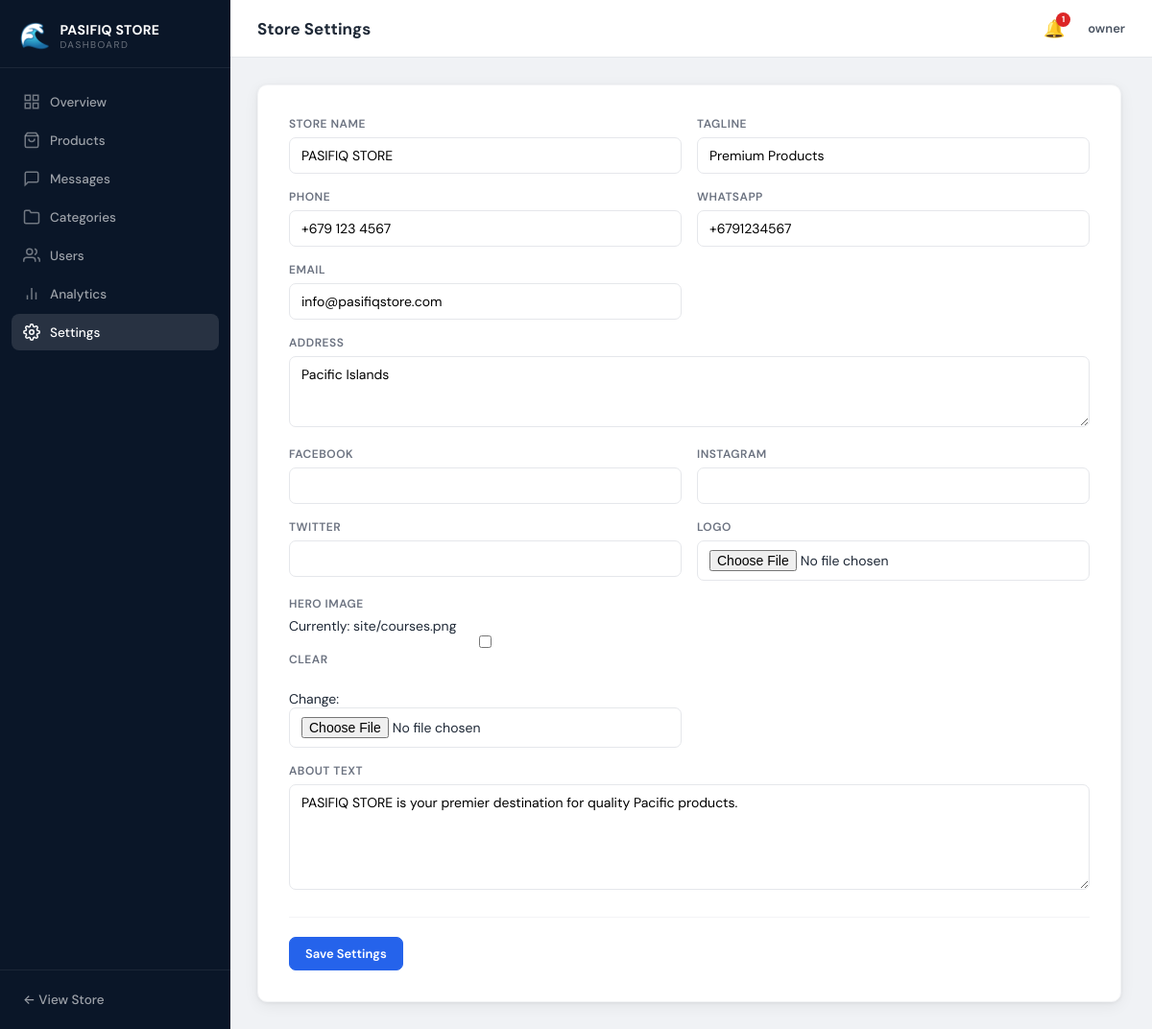
The app's page /dashboard/settings/ (signed in) with its own data.
### core/models.py (models this page shows, shortened)
class SiteSettings(models.Model):
    store_name = models.CharField(max_length=100, default='PASIFIQ STORE')
    tagline = models.CharField(max_length=200, blank=True)
    phone = models.CharField(max_length=20, blank=True)
    whatsapp = models.CharField(max_length=20, blank=True)
    email = models.EmailField(blank=True)
    address = models.TextField(blank=True)
    facebook = models.URLField(blank=True)
    instagram = models.URLField(blank=True)
    twitter = models.URLField(blank=True)
    logo = models.ImageField(upload_to='site/', blank=True, null=True)
    hero_image = models.ImageField(upload_to='site/', blank=True, null=True)
    about_text = models.TextField(blank=True)
    updated_at = models.DateTimeField(auto_now=True)
    class Meta:
        db_table = 'site_settings'
        verbose_name = 'Site Settings'
        verbose_name_plural = 'Site Settings'

### users/models.py (models this page shows, shortened)
class CustomUser(AbstractUser):
    bio = models.TextField(blank=True)
    avatar = models.ImageField(upload_to='avatars/', blank=True, null=True)
    phone = models.CharField(max_length=20, blank=True)
    location = models.CharField(max_length=100, blank=True)
    date_of_birth = models.DateField(null=True, blank=True)
    is_store_owner = models.BooleanField(default=False)
    email_notifications = models.BooleanField(default=True)
    created_at = models.DateTimeField(auto_now_add=True)
    updated_at = models.DateTimeField(auto_now=True)
    class Meta:
        db_table = 'users'
        indexes = [models.Index(fields=['username']), models.Index(fields=['email'])]

### dashboard/views.py (the view)
@owner_required
def store_settings(request):
    settings_obj = SiteSettings.objects.first()
    if request.method == 'POST':
        form = SiteSettingsForm(request.POST, request.FILES, instance=settings_obj)
        if form.is_valid():
            form.save()
            messages.success(request, 'Store settings updated.')
            return redirect('dashboard:settings')
    else:
        form = SiteSettingsForm(instance=settings_obj)
    return render(request, 'dashboard/settings.html', {'form': form})

### dashboard/forms.py
class SiteSettingsForm(forms.ModelForm):
    class Meta:
        model = SiteSettings
        fields = '__all__'
        widgets = {
            'about_text': forms.Textarea(attrs={'rows': 5}),
            'address': forms.Textarea(attrs={'rows': 3}),
        }

### comparison/context_processors.py (called while the page is built)
def comparison_context(request):
    if request.user.is_authenticated:
        items = ComparisonItem.objects.filter(user=request.user)
    else:
        session_key = request.session.session_key
        items = ComparisonItem.objects.filter(session_key=session_key) if session_key else ComparisonItem.objects.none()
    return {
        'comparison_count': items.count(),
        'comparison_product_ids': list(items.values_list('product_id', flat=True)),
    }

### core/context_processors.py (called while the page is built)
def global_context(request):
    try:
        site_settings = SiteSettings.objects.first()
    except:
        site_settings = None
    return {
        'store_name': getattr(site_settings, 'store_name', settings.STORE_NAME),
        'store_phone': getattr(site_settings, 'phone', settings.STORE_PHONE),
        'store_whatsapp': getattr(site_settings, 'whatsapp', settings.STORE_WHATSAPP),
        'store_email': getattr(site_settings, 'email', settings.STORE_EMAIL),
        'store_address': getattr(site_settings, 'address', settings.STORE_ADDRESS),
        'site_settings': site_settings,
    }

### notifications/context_processors.py (called while the page is built)
def notifications_context(request):
    if request.user.is_authenticated and (request.user.is_store_owner or request.user.is_superuser):
        unread = Notification.objects.filter(recipient=request.user, is_read=False).count()
        recent = Notification.objects.filter(recipient=request.user).order_by('-created_at')[:5]
    else:
        unread = 0
        recent = []
    return {'unread_notifications': unread, 'recent_notifications': recent}

### wishlist/context_processors.py (called while the page is built)
def wishlist_context(request):
    if request.user.is_authenticated:
        count = WishlistItem.objects.filter(user=request.user).count()
        ids = list(WishlistItem.objects.filter(user=request.user).values_list('product_id', flat=True))
    else:
        count = 0
        ids = []
    return {'wishlist_count': count, 'wishlist_product_ids': ids}

### templates/dashboard/settings.html (shortened to what this page needs)
{% extends 'dashboard/base.html' %}
{% block page_title %}Store Settings{% endblock %}
{% block content %}
<div class="form-panel">
    <form method="post" enctype="multipart/form-data" class="dashboard-form">
        <div class="form-grid-2">
        {% for field in form %}
        <div class="form-group {% if field.field.widget.attrs.rows %}form-group-full{% endif %}">
            <label>{{ field.label }}</label>
            {{ field }}
        </div>
        {% endfor %}
        </div>
        <div class="form-actions">
            <button type="submit" class="btn btn-primary">Save Settings</button>
        </div>
    </form>
</div>
{% endblock %}

### templates/dashboard/base.html (shortened to what this page needs)
<!DOCTYPE html>
<html lang="en">
<head>
    {% load static %}
    <link rel="stylesheet" href="{% static 'css/dashboard.css' %}">
</head>
<body class="dashboard-body">
<div class="dashboard-layout">
    <aside class="dashboard-sidebar">
        <div class="sidebar-brand">
            <span class="brand-icon">🌊</span>
            <div>
                <span class="brand-name">{{ store_name }}</span>
                <span class="brand-sub">Dashboard</span>
            </div>
        </div>
        <nav class="sidebar-nav">
            <a href="{% url 'dashboard:index' %}" class="sidebar-link {% if request.resolver_match.url_name == 'index' %}active{% endif %}">
                <svg width="18" height="18" viewBox="0 0 24 24" fill="none" stroke="currentColor" stroke-width="2"><rect x="3" y="3" width="7" height="7"/><rect x="14" y="3" width="7" height="7"/><rect x="14" y="14" width="7" height="7"/><rect x="3" y="14" width="7" height="7"/></svg>
                Overview
            </a>
            <a href="{% url 'dashboard:product_list' %}" class="sidebar-link {% if 'product' in request.resolver_match.url_name %}active{% endif %}">
                <svg width="18" height="18" viewBox="0 0 24 24" fill="none" stroke="currentColor" stroke-width="2"><path d="M6 2L3 6v14a2 2 0 0 0 2 2h14a2 2 0 0 0 2-2V6l-3-4z"/><line x1="3" y1="6" x2="21" y2="6"/><path d="M16 10a4 4 0 0 1-8 0"/></svg>
                Products
            </a>
            <a href="{% url 'dashboard:message_list' %}" class="sidebar-link {% if 'message' in request.resolver_match.url_name %}active{% endif %}">
                <svg width="18" height="18" viewBox="0 0 24 24" fill="none" stroke="currentColor" stroke-width="2"><path d="M21 15a2 2 0 0 1-2 2H7l-4 4V5a2 2 0 0 1 2-2h14a2 2 0 0 1 2 2z"/></svg>
                Messages
            </a>
            <a href="{% url 'dashboard:category_list' %}" class="sidebar-link {% if 'category' in request.resolver_match.url_name %}active{% endif %}">
                <svg width="18" height="18" viewBox="0 0 24 24" fill="none" stroke="currentColor" stroke-width="2"><path d="M22 19a2 2 0 0 1-2 2H4a2 2 0 0 1-2-2V5a2 2 0 0 1 2-2h5l2 3h9a2 2 0 0 1 2 2z"/></svg>
                Categories
            </a>
            <a href="{% url 'dashboard:user_list' %}" class="sidebar-link {% if request.resolver_match.url_name == 'user_list' %}active{% endif %}">
                <svg width="18" height="18" viewBox="0 0 24 24" fill="none" stroke="currentColor" stroke-width="2"><path d="M17 21v-2a4 4 0 0 0-4-4H5a4 4 0 0 0-4 4v2"/><circle cx="9" cy="7" r="4"/><path d="M23 21v-2a4 4 0 0 0-3-3.87"/><path d="M16 3.13a4 4 0 0 1 0 7.75"/></svg>
                Users
            </a>
            <a href="{% url 'dashboard:analytics' %}" class="sidebar-link {% if request.resolver_match.url_name == 'analytics' %}active{% endif %}">
                <svg width="18" height="18" viewBox="0 0 24 24" fill="none" stroke="currentColor" stroke-width="2"><line x1="18" y1="20" x2="18" y2="10"/><line x1="12" y1="20" x2="12" y2="4"/><line x1="6" y1="20" x2="6" y2="14"/></svg>
                Analytics
            </a>
            <a href="{% url 'dashboard:settings' %}" class="sidebar-link {% if request.resolver_match.url_name == 'settings' %}active{% endif %}">
                Settings
            </a>
        </nav>
        <div class="sidebar-footer">
            <a href="{% url 'core:home' %}" class="sidebar-link">← View Store</a>
        </div>
    </aside>
    <div class="dashboard-main">
        <header class="dashboard-topbar">
            <div class="topbar-left">
                <h1 class="dashboard-page-title">{% block page_title %}Dashboard{% endblock %}</h1>
            </div>
            <div class="topbar-right">
                <div class="notif-dropdown">
                    <button class="notif-btn" id="notifBtn">
                        🔔
                        {% if unread_notifications > 0 %}<span class="notif-badge">{{ unread_notifications }}</span>{% endif %}
                    </button>
                </div>
                <span class="topbar-user">{{ request.user.username }}</span>
            </div>
        </header>
        <div class="dashboard-content">
            {% block content %}{% endblock %}
        </div>
    </div>
</div>
</body>
</html>

### records on screen
SiteSettings: store_name "PASIFIQ STORE", form "PASIFIQ STORE" "Premium Products" "+679 123 4567" "+6791234567" "info@pasifiqstore.com" "Pacific Islands" "PASIFIQ STORE is your premier destination for quality Pacific products."
CustomUser: user.username "owner"

### other values on screen
{{ unread_notifications }} "1"
{{ field.label }} "STORE NAME" "TAGLINE" "PHONE" "WHATSAPP" "EMAIL" "ADDRESS" "FACEBOOK" "INSTAGRAM" "TWITTER" "LOGO" "HERO IMAGE" "ABOUT TEXT"
